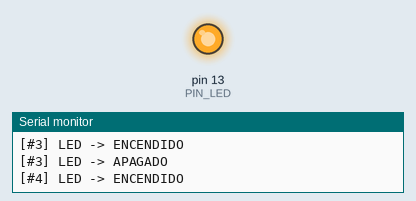
Recording of a sketch running on a simulated Arduino Uno, built with avr-gcc and run on an emulated ATmega328P. Shown: output pins drawn as LEDs (lit = HIGH), the last lines printed to the serial monitor.

Above: at 1.5 s.
At 5.7 s:
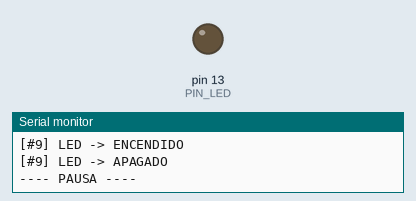
Timing chart, 0 to 8.8 s (numbered marks = the images above):
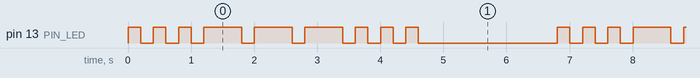

The sketch:

sketch.ino
```cpp
// Lab01 Blink.ino
/* ======================================================
   Lab 01 – Blink: Patron SOS en codigo morse
   Pin de salida: 13 (LED integrado o externo)
   ====================================================== */

const int PIN_LED = 13;
int contador = 0;

// Funcion para hacer un destello
void destello(int tiempo) {

  contador++;

  digitalWrite(PIN_LED, HIGH);
  Serial.print("[#");
  Serial.print(contador);
  Serial.println("] LED -> ENCENDIDO");
  delay(tiempo);

  digitalWrite(PIN_LED, LOW);
  Serial.print("[#");
  Serial.print(contador);
  Serial.println("] LED -> APAGADO");
  delay(200); // pausa corta entre destellos
}

void setup() {

  pinMode(PIN_LED, OUTPUT);

  Serial.begin(9600);
  Serial.println("=== Lab SOS Morse ===");
}

void loop() {

  // --- 3 cortos ---
  destello(200);
  destello(200);
  destello(200);

  // --- 3 largos ---
  destello(600);
  destello(600);
  destello(600);

  // --- 3 cortos ---
  destello(200);
  destello(200);
  destello(200);

  // pausa entre repeticiones (2 segundos)
  Serial.println("---- PAUSA ----");
  delay(2000);
}
```

Measured:
- by itself, pin 13 (PIN_LED): repeats every 6.8 s: 2 × (LOW 0.20 s, HIGH 0.20 s), 3 × (LOW 0.20 s, HIGH 0.60 s), 3 × (LOW 0.20 s, HIGH 0.20 s), LOW 2.2 s, HIGH 0.20 s
- by itself, everything shown: repeats every 6.8 s, in 18 steps
